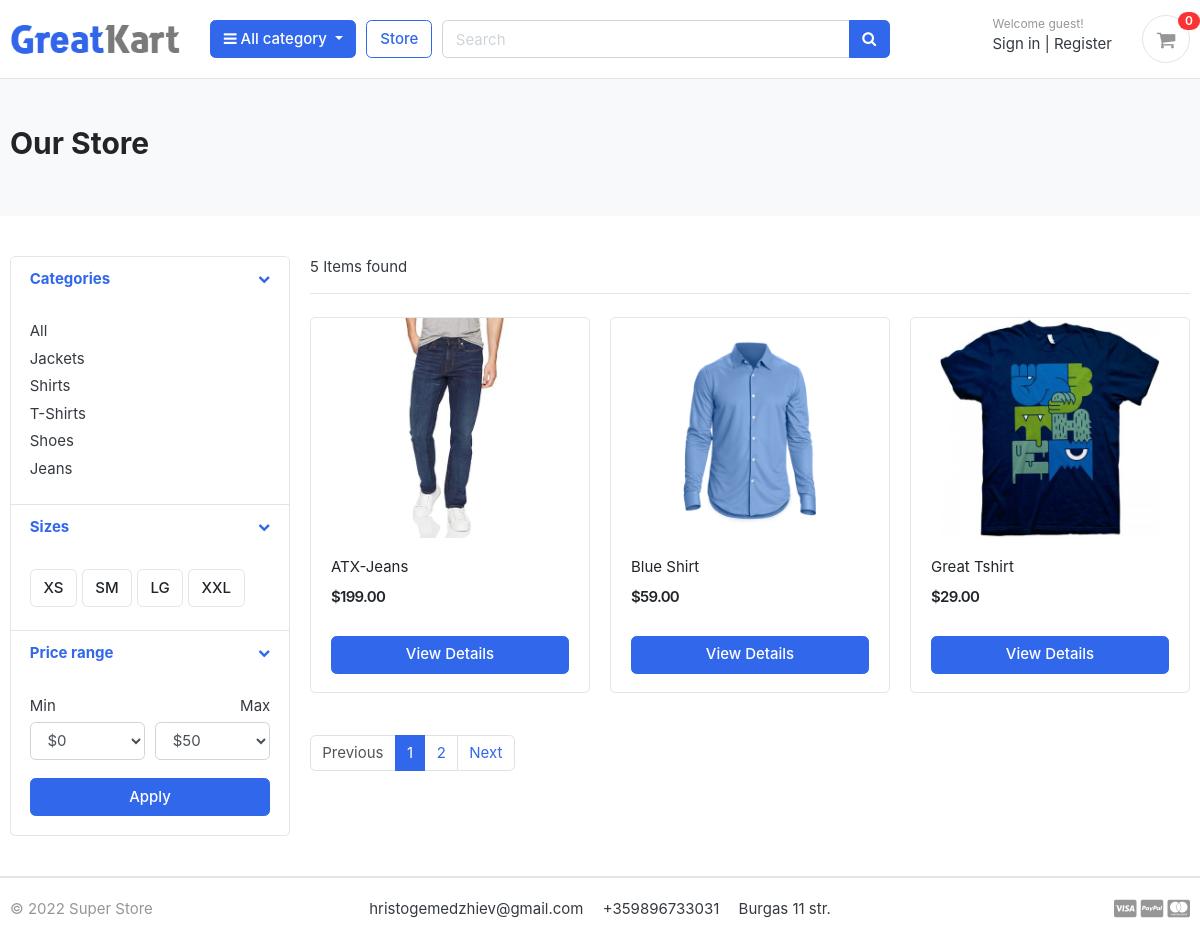
Page /store/ on the earlier database version.
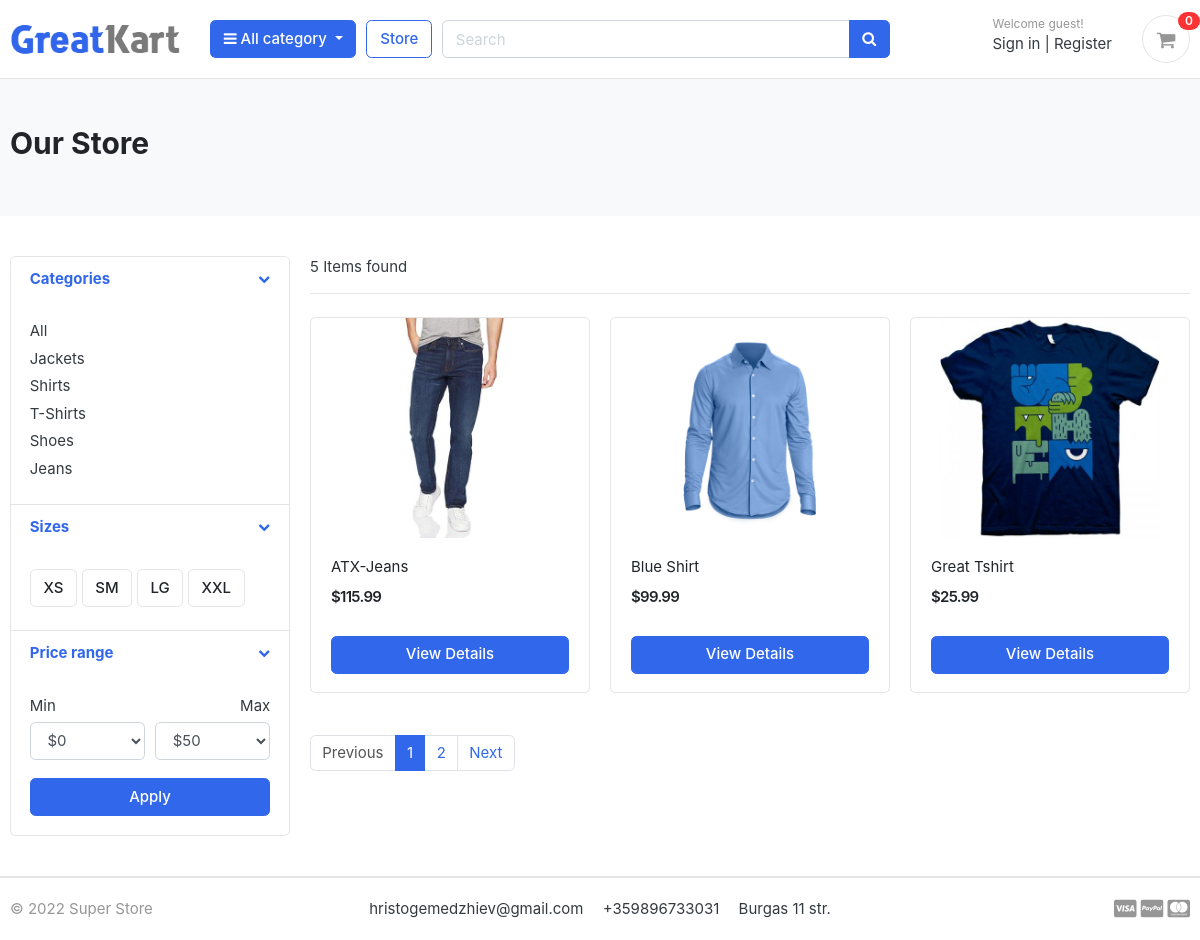
Same page on the later database version.
### store/models.py (models this page shows, shortened)
class Product(models.Model):
    product_name        = models.CharField(max_length=200, unique=True)
    slug                = models.SlugField(max_length=200, unique=True)
    category            = models.ForeignKey(Category, on_delete=models.CASCADE)
    description         = models.TextField(max_length=500, blank=True)
    price               = models.DecimalField(decimal_places=2, max_digits=10)
    images              = models.ImageField(upload_to='photos/products')
    stock               = models.IntegerField()
    is_available        = models.BooleanField(default=True)
    created             = models.DateTimeField(auto_now_add=True)
    modified            = models.DateTimeField(auto_now=True)

### store/views.py (the view)
# urls.py: path('store/', include('store.urls')),
def store(request, category_slug=None):
    categories = None
    if category_slug is not None:
        categories = get_object_or_404(Category, slug=category_slug)
        products = Product.objects.filter(category=categories, is_available=True).order_by('id')
        paginator = Paginator(products, 3)
        page = request.GET.get('page')
        paged_products = paginator.get_page(page)
        product_count = products.count()
        cat_name = Category.objects.get(slug=category_slug)
    else:
        products = Product.objects.filter(is_available=True).order_by('id')
        paginator = Paginator(products, 3)
        page = request.GET.get('page')
        paged_products = paginator.get_page(page)
        product_count = products.count()
        cat_name = None
    context = {
        'products': paged_products,
        'product_count': product_count,
        'cat_name': cat_name,
    }
    return render(request, 'store/store.html', context)

### carts/context_processors.py (called while the page is built)
def counter(request):
    cart_count = 0
    if 'admin' in request.path:
        return {}
    else:
        try:
            cart = Cart.objects.filter(cart_id=_cart_id(request))
            if request.user.is_authenticated:
                cart_items = Cart_item.objects.filter(user=request.user)
            else:
                cart_items = Cart_item.objects.filter(cart=cart[:1])
            for cart_item in cart_items:
                cart_count += cart_item.quantity
        except Cart.DoesNotExist:
            cart_count = 0
    return dict(cart_count=cart_count)

### carts/views.py (called while the page is built)
def _cart_id(request):
    cart_session = request.session.session_key
    if not cart_session:
        cart_session = request.session.create()
    return cart_session

### category/context_processors.py (called while the page is built)
def menu_links(request):
    links = Category.objects.all()
    return dict(links=links)

### templates/store/store.html (shortened to what the changed rows need)
{% extends 'base.html' %}
{% load static %}
{% block content %}
    <section class="section-pagetop bg">
        <div class="container">
            {% if 'search' in request.path %}
                <h2 class="title-page">Search Result</h2>
            {% else %}
                <h2 class="title-page">{% if cat_name %} {{ cat_name.category_name }} {% else %}Our Store{% endif %}</h2>
            {% endif %}
        </div>
    </section>
    <section class="section-content padding-y">
        <div class="container">
            <div class="row">
                <main class="col-md-9">
                    <div class="row">
                    {% if products %}
                        {% for product in products %}
                            <div class="col-md-4">
                                <figure class="card card-product-grid">
                                    <div class="img-wrap">
                                        <a href="{% url 'store:product_detail' product.category.slug product.slug %}">
                                            <img src="{{ product.images.url }}">
                                        </a>
                                    </div>
                                    <figcaption class="info-wrap"><div class="fix-height">
                                        <a href="{% url 'store:product_detail' product.category.slug product.slug %}" class="title">
                                            {{ product.product_name }}
                                        </a>
                                        <div class="price-wrap mt-2">
                                            <span class="price">${{ product.price }}</span>
                                        </div>
                                    </div>
                                            <a href="{% url 'store:product_detail' product.category.slug product.slug %}" class="btn btn-block btn-primary">View Details </a>
                                    </figcaption>
                                </figure>
                            </div>
                        {% endfor %}
                    {% else %}
                        <div>
                            <h2>No result found. Please try again.</h2>
                        </div>
                    {% endif %}
            </div>
            </main>
        </div>
        </div>
    </section>
{% endblock %}

Differences in the rows shown:
changed Product "ATX-Jeans": price "199.00" → "115.99"
changed Product "Blue Shirt": price "59.00" → "99.99"
changed Product "Great Tshirt": price "29.00" → "25.99"
